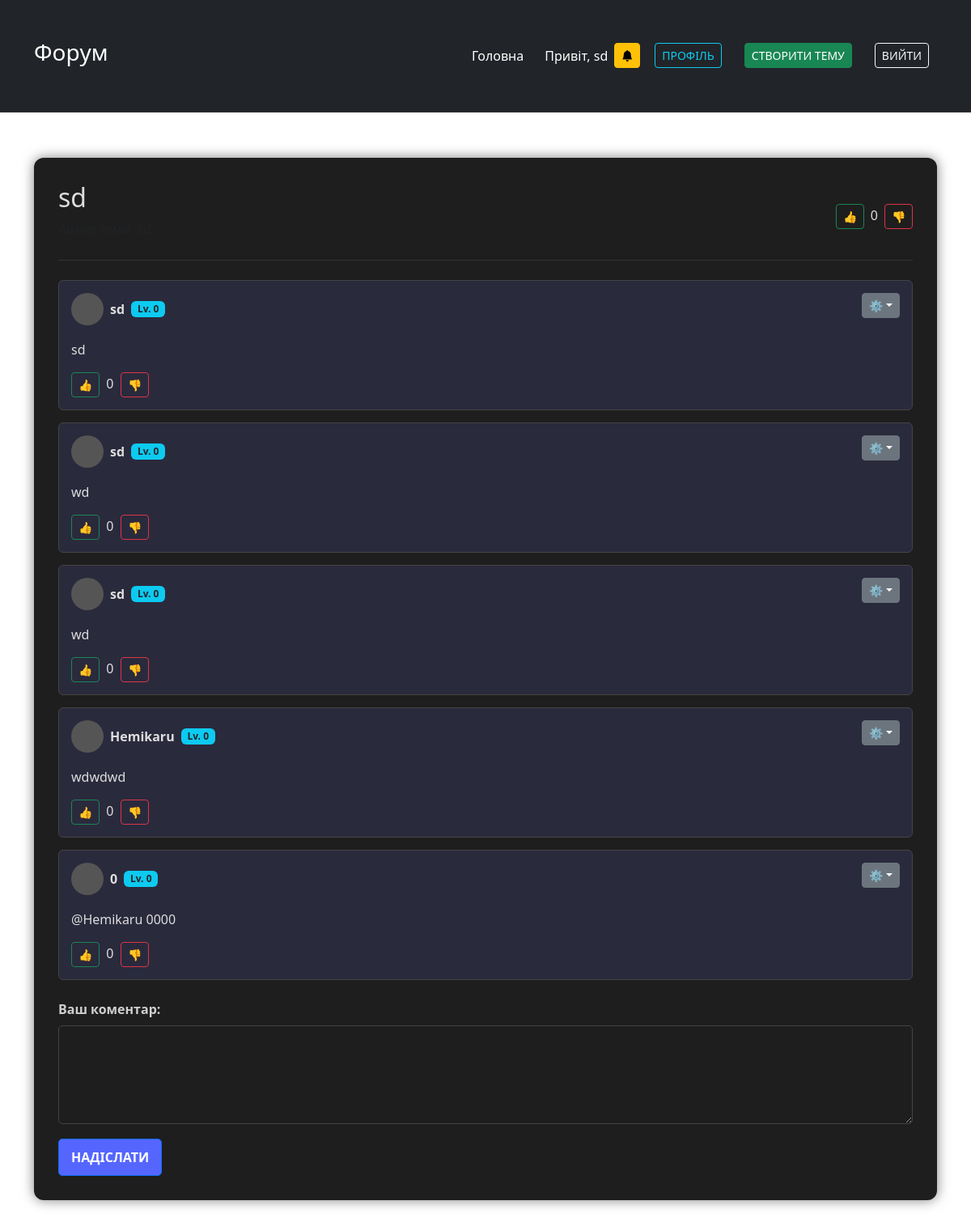
The app's page /thread/1 (signed in) with its own data.
### tables this page shows
CREATE TABLE threads (
        id INTEGER PRIMARY KEY AUTOINCREMENT,
        title TEXT NOT NULL,
        content TEXT NOT NULL,
        user_id INTEGER,
        created_at TIMESTAMP DEFAULT CURRENT_TIMESTAMP,
        FOREIGN KEY(user_id) REFERENCES users(id)
    );

CREATE TABLE comments (
        id INTEGER PRIMARY KEY AUTOINCREMENT,
        content TEXT NOT NULL,
        thread_id INTEGER,
        user_id INTEGER,
        created_at TIMESTAMP DEFAULT CURRENT_TIMESTAMP,
        FOREIGN KEY(thread_id) REFERENCES threads(id),
        FOREIGN KEY(user_id) REFERENCES users(id)
    );

CREATE TABLE users (
        id INTEGER PRIMARY KEY AUTOINCREMENT,
        username TEXT NOT NULL UNIQUE,
        password TEXT NOT NULL,
        avatar TEXT DEFAULT 'default.png',
        xp INTEGER DEFAULT 0
    );

### app.py (the view)
@app.route('/thread/<int:thread_id>', methods=['GET', 'POST'])
def thread(thread_id):
    conn = get_db_connection()
    thread = conn.execute('''
        SELECT threads.*, users.username
        FROM threads
        JOIN users ON threads.user_id = users.id
        WHERE threads.id = ?
    ''', (thread_id,)).fetchone()
    comments = conn.execute('''
        SELECT comments.*, users.username, users.xp
        FROM comments
        JOIN users ON comments.user_id = users.id
        WHERE comments.thread_id = ?
        ORDER BY comments.id ASC
    ''', (thread_id,)).fetchall()
    conn.close()
    return render_template('thread.html', thread=thread, comments=comments)

### app.py (called while the page is built)
def get_db_connection():
    conn = sqlite3.connect(DATABASE)
    conn.row_factory = sqlite3.Row
    return conn

### templates/thread.html (shortened to what this page needs)
{% extends "layout.html" %}
{% block content %}
<div class="thread-container">
    <div class="thread-header d-flex justify-content-between align-items-center">
        <div>
            <h2>{{ thread['title'] }}</h2>
            <p class="text-muted">Автор теми: {{ thread['username'] }}</p>
        </div>
        <div>
            <button class="btn btn-sm btn-outline-success me-1" onclick="voteThread({{ thread.id }}, 1)">👍</button>
            <span id="thread-votes">{{ thread.vote_count or 0 }}</span>
            <button class="btn btn-sm btn-outline-danger ms-1" onclick="voteThread({{ thread.id }}, -1)">👎</button>
        </div>
    </div>
    <div class="comments-section mt-4">
        {% if comments %}
            {% for comment in comments %}
                <div class="comment-card" id="comment-{{ comment.id }}">
                    <div class="d-flex justify-content-between align-items-start">
                        <div class="comment-user d-flex align-items-center">
                            <div class="avatar me-2"></div>
                            <strong>{{ comment.username }}</strong>
                            <span class="ms-2 badge bg-info text-dark">Lv. {{ comment.xp // 100 }}</span>
                        </div>
                        <div class="dropdown">
                            <button class="btn btn-sm btn-secondary dropdown-toggle" type="button" data-bs-toggle="dropdown" aria-expanded="false">⚙</button>
                        </div>
                    </div>
                    <div id="display-{{ comment.id }}">
                        <p class="mt-2">{{ comment.content }}</p>
                    </div>
                    <div class="mt-2">
                        <button class="btn btn-sm btn-outline-success me-1" onclick="voteComment({{ comment.id }}, 1)">👍</button>
                        <span id="comment-votes-{{ comment.id }}">{{ comment.vote_count or 0 }}</span>
                        <button class="btn btn-sm btn-outline-danger ms-1" onclick="voteComment({{ comment.id }}, -1)">👎</button>
                    </div>
                </div>
            {% endfor %}
        {% else %}
            <div class="no-comments text-center text-muted mt-4">
                <p>Коментарів ще немає. Будь першим!</p>
            </div>
        {% endif %}
    </div>
    {% if session.get('username') %}
    <div class="comment-form mt-4">
        <form method="post" action="{{ url_for('add_comment', thread_id=thread.id) }}">
            <div class="form-group">
                <label for="content">Ваш коментар:</label>
                <textarea name="content" id="content" rows="4" class="form-control" required></textarea>
            </div>
            <button type="submit" class="btn btn-primary mt-2">Надіслати</button>
        </form>
    </div>
    {% else %}
        <p class="text-center text-muted mt-4">Увійдіть, щоб залишити коментар.</p>
    {% endif %}
</div>
{% endblock %}

### templates/layout.html (shortened to what this page needs)
<!doctype html>
<html lang="uk">
<head>
  <link rel="stylesheet" href="{{ url_for('static', filename='style.css') }}">
  <link href="https://cdn.jsdelivr.net/npm/bootstrap@5.3.3/dist/css/bootstrap.min.css" rel="stylesheet">
  <link href="https://cdn.jsdelivr.net/npm/bootstrap-icons@1.10.5/font/bootstrap-icons.css" rel="stylesheet">
</head>
<body>
  <header class="p-3 bg-dark text-white">
    <div class="container d-flex justify-content-between align-items-center">
      <h1 class="h3">Форум</h1>
      <nav class="d-flex gap-3 align-items-center">
        <a href="/" class="text-white text-decoration-none">Головна</a>
        {% if session.get('username') %}
        <div class="user-nav d-flex align-items-center gap-2">
          <span>Привіт, {{ session['username'] }}</span>
          <div class="notification-wrapper position-relative">
            <button class="notification-btn btn btn-sm btn-warning" onclick="toggleNotifications()">
              <i class="bi bi-bell-fill"></i>
            </button>
          </div>
          <a href="/profile" class="btn btn-sm btn-outline-info">Профіль</a>
          <a href="/create_thread" class="btn btn-sm btn-success">Створити тему</a>
          <a href="/logout" class="btn btn-sm btn-outline-light">Вийти</a>
        </div>
        {% else %}
          <a href="/login" class="btn btn-sm btn-primary">Увійти</a>
          <a href="/register" class="btn btn-sm btn-secondary">Реєстрація</a>
        {% endif %}
      </nav>
    </div>
  </header>
  <main class="container mt-4">
    {% block content %}{% endblock %}
  </main>
</body>
</html>

### static/style.css (style rules this page uses)
body { background-color: #121212; color: #e0e0e0; font-family: 'Segoe UI', Tahoma, Geneva, Verdana, sans-serif; margin: 0; padding: 0; }
a { color: #00bcd4; text-decoration: none; }
header, footer { background-color: #1c1c1c; padding: 1rem; text-align: center; border-bottom: 1px solid #333; }
nav a { color: #cccccc; margin: 0 10px; }
.container { max-width: 960px; margin: auto; padding: 2rem; }
.btn, button { padding: 0.5rem 1rem; background-color: #00bcd4; color: white; border: none; border-radius: 6px; font-weight: bold; text-transform: uppercase; cursor: pointer; transition: background-color 0.3s ease; }
.thread-container { background-color: #1e1e1e; color: #ddd; padding: 30px; border-radius: 12px; box-shadow: 0 0 15px rgba(0,0,0,0.5); margin-bottom: 30px; }
.thread-header { border-bottom: 1px solid #333; margin-bottom: 20px; padding-bottom: 10px; }
.comments-section { margin-top: 20px; }
.comment-card { background-color: #2a2a3d; border: 1px solid #444; border-radius: 6px; padding: 15px; margin-bottom: 15px; position: relative; }
.comment-user { display: flex; align-items: center; margin-bottom: 10px; }
.comment-user .avatar { width: 40px; height: 40px; background-color: #555; border-radius: 50%; margin-right: 10px; }
.comment-form textarea, .comment-form input { width: 100%; padding: 12px; background-color: #2a2a3d; border: 1px solid #444; color: #fff; border-radius: 5px; margin-bottom: 10px; resize: vertical; }
.comment-form button { background-color: #5566ff; color: #fff; padding: 10px 15px; font-weight: bold; border-radius: 5px; cursor: pointer; }
form label { display: block; margin-bottom: 8px; font-weight: bold; color: #cfcfcf; }
form input[type="text"], form textarea { width: 100%; padding: 12px; margin-bottom: 20px; border: none; border-radius: 8px; background-color: #2a2a2a; color: #fff; resize: vertical; font-size: 15px; }
form textarea { min-height: 150px; }
form button { background-color: #00bcd4; padding: 12px 20px; font-size: 15px; border-radius: 6px; font-weight: bold; color: white; cursor: pointer; }
input[type="text"], input[type="password"], input[type="file"], textarea { width: 100%; padding: 12px; margin-bottom: 15px; border: 1px solid #444; border-radius: 6px; background-color: #1f1f1f; color: #f0f0f0; font-size: 1rem; transition: background-color 0.3s, border-color 0.3s; }
textarea { background-color: #1e1e1e !important; color: #f1f1f1 !important; border: 1px solid #444; border-radius: 8px; padding: 12px; font-size: 16px; resize: vertical; transition: 0.2s; }
textarea::placeholder { color: #888; opacity: 1; }

### records on screen
threads: title "sd"
comments: username "sd", xp "0", content "sd", vote_count "0"
comments: username "sd", xp "0", content "wd", vote_count "0"
comments: username "sd", xp "0", content "wd", vote_count "0"
comments: username "Hemikaru", xp "0", content "wdwdwd", vote_count "0"
comments: username "0", xp "0", content "@Hemikaru 0000", vote_count "0"

### other values on screen
{{ session['username'] }} "sd"
{{ thread.vote_count or 0 }} "0"
